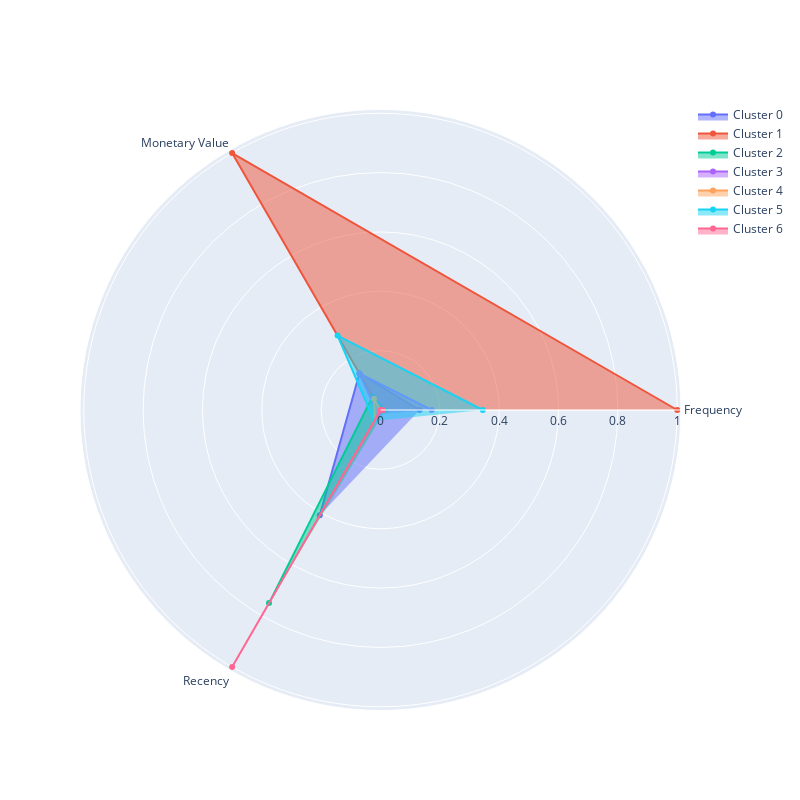

The cell this chart's notebook holds for it:
### Markdown cell above
### Задание 6.7
Визуализируйте профили кластеров в виде полярной диаграммы на основе средних RFM-характеристик, вычисленных для каждого кластера.

Проанализируйте кластеры и на основе анализа сопоставьте номер кластера и его описание.

* Кластер соответствует «лояльным» клиентам, которые приносят наибольший доход, совершают покупки чаще всего, а давность их последней покупки наименьшая.
* Кластер соответствует «перспективным» клиентам, которые являются активными покупателями, но покупают не так часто и не так много, как лояльные клиенты.
* Кластер соответствует «подвисшим» клиентам, которые относительно недавно сделали несколько заказов на небольшие суммы. Потенциально эти клиенты могут быть переведены в кластер «перспективных».
* Кластер соответствует клиентам «в зоне риска», которые несколько раз покупали товары на небольшие суммы, однако их последняя покупка была совершена более пяти месяцев назад.
* Кластер соответствует клиентам-«новичкам», которые относительно недавно сделали один заказ на небольшую сумму. 
* Кластер соответствует «спящим» или «почти потерянным» клиентам, которые сделали один заказ на маленькую сумму более семи месяцев назад и больше не возвращались.
* Кластер соответствует «потерянным» клиентам, которые купили меньше всего товара, и их последняя покупка была совершена около года назад.

### Code cell
plot_cluster_profile(rfm_table_meaned, 7)

### Figure 1 — Plotly figure (JSON) as saved in the notebook; plotly's stock layout.template omitted (floating-point values rounded to 4 significant figures)
{"data": [{"fill": "toself", "name": "Cluster 0", "r": [0.1317, 0.142, 0.4093], "theta": ["Frequency", "Monetary Value", "Recency"], "type": "scatterpolar"}, {"fill": "toself", "name": "Cluster 1", "r": [1, 1.0, 0], "theta": ["Frequency", "Monetary Value", "Recency"], "type": "scatterpolar"}, {"fill": "toself", "name": "Cluster 2", "r": [0.0163, 0.05296, 0.7514], "theta": ["Frequency", "Monetary Value", "Recency"], "type": "scatterpolar"}, {"fill": "toself", "name": "Cluster 3", "r": [0.1723, 0.1425, 0.01568], "theta": ["Frequency", "Monetary Value", "Recency"], "type": "scatterpolar"}, {"fill": "toself", "name": "Cluster 4", "r": [0, 0.04388, 0.03878], "theta": ["Frequency", "Monetary Value", "Recency"], "type": "scatterpolar"}, {"fill": "toself", "name": "Cluster 5", "r": [0.3446, 0.2894, 0.04261], "theta": ["Frequency", "Monetary Value", "Recency"], "type": "scatterpolar"}, {"fill": "toself", "name": "Cluster 6", "r": [0.007558, 0, 1], "theta": ["Frequency", "Monetary Value", "Recency"], "type": "scatterpolar"}], "layout": {"autosize": false, "height": 800, "showlegend": true, "width": 800}}
